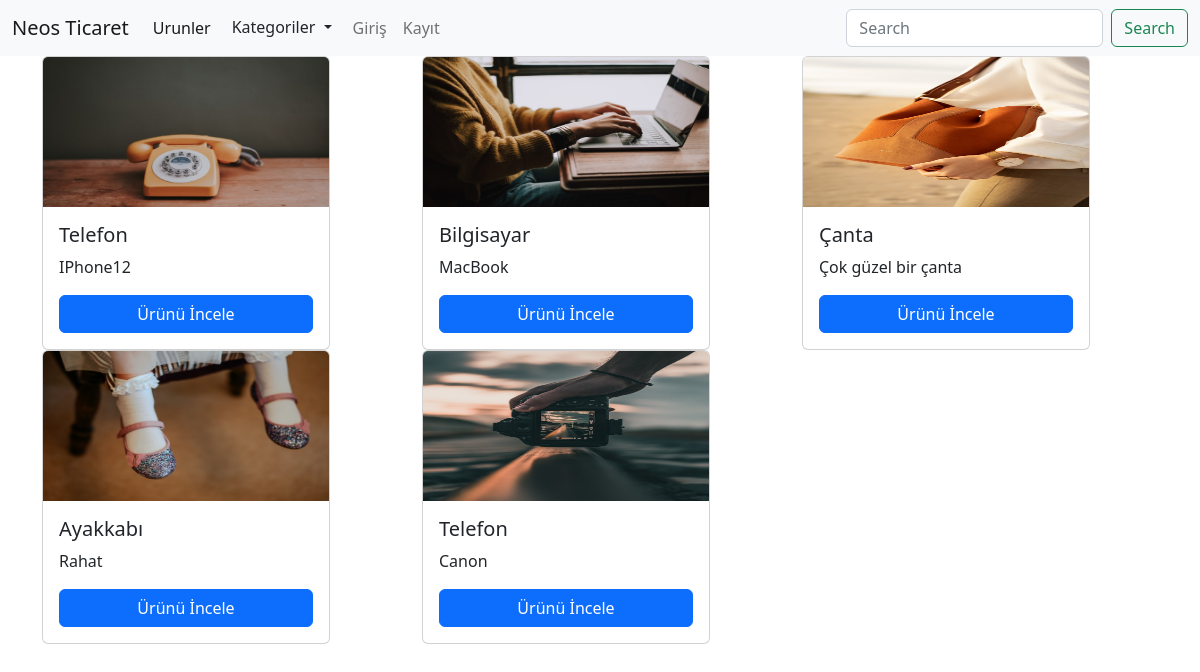
The page / on the database its author committed.
### urunler/models.py (models this page shows, shortened)
class Urun (models.Model):
    kategori = models.ForeignKey(Kategori, on_delete= models.CASCADE, null= True)
    AltKategori = models.ManyToManyField(AltKategori, blank= True)
    ornek = models.OneToOneField(Ornek, on_delete=models.CASCADE, null=True)
    isim = models.CharField(max_length=200, verbose_name='Ürün İsmi')
    aciklama = models.TextField(max_length=400)
    fiyat = models.IntegerField()
    resim = models.FileField(upload_to='urunler/', null=True, blank=True, verbose_name='Ürün Resmi')

### urunler/views.py (the view)
# urls.py: path('', index, name="index"),
def index(request):
    urunler = Urun.objects.all()
    kategoriler = Kategori.objects.all()
    search = ''
    if request.GET.get('search'):
        search = request.GET.get('search')
        urunler = Urun.objects.filter(
            Q(isim__icontains = search) |
            Q(kategori__isim__icontains = search)
        )
    context = {
        'urunlerim':urunler,
        'search':search,
        'kategori':kategoriler,
    }
    return render(request, 'index.html', context)

### urunler/templates/index.html (shortened to what this page needs)
{% load static %}
<!DOCTYPE html>
<html lang="en">
<head>
    <link href="https://cdn.jsdelivr.net/npm/bootstrap@5.2.0/dist/css/bootstrap.min.css" rel="stylesheet">
    <link rel="stylesheet" href="{% static 'css/style.css' %}">
</head>
<body>
    {% include "includes/_navbar.html" %}
    {% block content %}
            <div class="container">
                <div class="row">
                    {% for i in urunlerim %}
                        <div class="col-4">
                        <div class="card" style="width: 18rem;">
                            {% if i.resim %}
                                <img src="{{i.resim.url}}" class="card-img-top" alt="...">
                            {% else %}
                                <img src="{% static 'img/resim2.jpg' %} " width="100" height="200" alt="">
                            {% endif %}
                            <div class="card-body">
                            <h5 class="card-title">{{i.isim}}</h5>
                            <p class="card-text">{{i.aciklama}}</p>
                            <a href="{% url 'urun' i.id %}" class="btn btn-primary d-block">Ürünü İncele</a>
                            </div>
                        </div>
                        </div>
                    {% endfor %}
                </div>
            </div>
    {% endblock content %}
</body>
</html>

### urunler/templates/includes/_navbar.html (shortened to what this page needs)
<nav class="navbar navbar-expand-lg bg-light">
    <div class="container-fluid">
      <a class="navbar-brand" href="{% url 'index' %}">Neos Ticaret</a>
      <div class="collapse navbar-collapse" id="navbarSupportedContent">
        <ul class="navbar-nav me-auto mb-2 mb-lg-0">
          <li class="nav-item">
            <a class="nav-link active" aria-current="page" href="/">Urunler</a>
          </li>
            <div class="dropdown">
              <button class="btn dropdown-toggle" type="button" data-bs-toggle="dropdown" aria-expanded="false">
                Kategoriler
              </button>
            </div>
          {% if user.is_authenticated %}
                <li class="nav-item">
                <a class="nav-link text-capitalize" href="">{{request.user}}</a>
                </li>
                <li class="nav-item">
                <a class="nav-link" href="{% url 'olustur' %}">Olustur</a>
                </li>
                <li class="nav-item">
                    <a class="nav-link" href="{% url 'logout' %}">Çıkış</a>
                </li>
                <nav class="navbar navbar-expand-lg bg-light">
                    <div class="container-fluid">
                      <a class="navbar-brand" href="{% url 'index' %}">Neos Ticaret</a>
                      <button class="navbar-toggler" type="button" data-bs-toggle="collapse" data-bs-target="#navbarSupportedContent" aria-controls="navbarSupportedContent" aria-expanded="false" aria-label="Toggle navigation">
                        <span class="navbar-toggler-icon"></span>
                      </button>
                      <div class="collapse navbar-collapse" id="navbarSupportedContent">
                        <ul class="navbar-nav me-auto mb-2 mb-lg-0">
                          <li class="nav-item">
                            <a class="nav-link active" aria-current="page" href="#">Urunler</a>
                          </li>
                          {% if user.is_authenticated %}
                                <li class="nav-item">
                                <a class="nav-link" href="">{{request.user}}</a>
                                </li>
                                <li class="nav-item">
                                <a class="nav-link" href="{% url 'olustur' %}">Olustur</a>
                                </li>
                                <li class="nav-item">
                                    <a class="nav-link" href="{% url 'logout' %}">Çıkış</a>
                                </li>
                          {% else %}
                                <li class="nav-item">
                                    <a class="nav-link" href="{% url 'login' %}">Giriş</a>
                                </li>
                                <li class="nav-item">
                                    <a class="nav-link" href="{% url 'register' %}">Kayıt</a>
                                </li>
                          {% endif %}
                        </ul>
                        <form class="d-flex" role="search" method="GET">
                          <input class="form-control me-2" name="search" value="{{search}}" type="search" placeholder="Search" aria-label="Search">
                          <button class="btn btn-outline-success" type="submit">Search</button>
                        </form>
                      </div>
                    </div>
                  </nav>
          {% else %}
                <li class="nav-item">
                    <a class="nav-link" href="{% url 'login' %}">Giriş</a>
                </li>
                <li class="nav-item">
                    <a class="nav-link" href="{% url 'register' %}">Kayıt</a>
                </li>
          {% endif %}
        </ul>
        <form class="d-flex" role="search" method="GET">
          <input class="form-control me-2" name="search" value="{{search}}" type="search" placeholder="Search" aria-label="Search">
          <button class="btn btn-outline-success" type="submit">Search</button>
        </form>
      </div>
    </div>
  </nav>

### urunler/static/css/style.css (style rules this page uses)
.card img { width: 100%; height: 150px; }

### rows shown on the page
Urun: resim (picture), isim "Telefon", aciklama "IPhone12"
Urun: resim (picture), isim "Bilgisayar", aciklama "MacBook"
Urun: resim (picture), isim "Çanta", aciklama "Çok güzel bir çanta"
Urun: resim (picture), isim "Ayakkabı", aciklama "Rahat"
Urun: resim (picture), isim "Telefon", aciklama "Canon"
